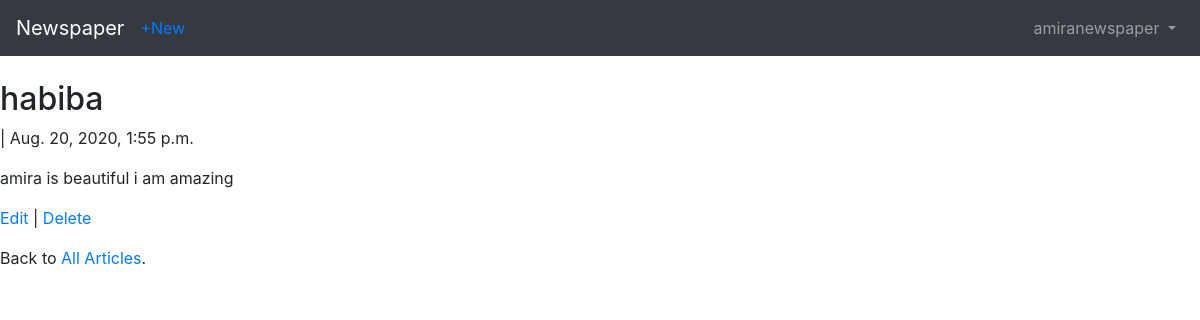
/articles/2/ (signed in), run on the app's committed database.
### users/models.py (models this page shows)
class CustomUser(AbstractUser):
    age =models.PositiveIntegerField(null=True,blank=True)

### articles/models.py (models this page shows, shortened)
class Article(models.Model):
    title=models.CharField(max_length=255)
    body=models.TextField()
    date=models.DateTimeField(auto_now_add=True)
    auther=models.ForeignKey(get_user_model(), on_delete=models.CASCADE,)

### articles/views.py (the view)
# urls.py: path("<int:pk>/",ArticleDetailView.as_view(),name="article_detail"),
class ArticleDetailView(LoginRequiredMixin,DetailView):
    model=Article
    template_name="article_detail.html"
    login_url="login"

### templates/article_detail.html
{% extends 'base.html' %}
{% block content %}
    <div class="article-entry">
        <h2>{{ object.title }}</h2>
        <p>{{ object.author}} | {{ object.date }}</p>
        <p>{{ object.body }}</p>
    </div>
    <p><a href="{% url 'article_edit' article.pk %}">Edit</a> |
       <a href="{% url 'article_delete' article.pk %}">Delete</a>
    </p>
    <p>Back to <a href="{% url 'article_list' %}">All Articles</a>.</p>
{% endblock content %}

### templates/base.html (shortened to what this page needs)
<!DOCTYPE html>
<html lang="en">
<head>
    <link rel="stylesheet" href="https://stackpath.bootstrapcdn.com/bootstrap/4.1.3/css/bootstrap.min.css">
</head>
<body>
    <nav class="navbar navbar-expand-md navbar-dark bg-dark mb-4">
      <a class="navbar-brand" href="{% url 'home' %}">Newspaper</a>
        {% if user.is_authenticated %}
        <ul class="navbar-nav mr-auto">
            <li class ="nav-item"><a href ="{%url 'article_new'%}">+New</a></li>
        </ul>
        {% endif %}
      <div class="collapse navbar-collapse" id="navbarCollapse">
        {% if user.is_authenticated %}
          <ul class="navbar-nav ml-auto">
            <li class="nav-item">
              <a class="nav-link dropdown-toggle" href="#" id="userMenu" data-toggle="dropdown" aria-haspopup="true" aria-expanded="false">
                {{ user.username }}
              </a>
            </li>
          </ul>
        {% endif %}
      </div>
    </nav>
    <div>
        {% block content %}
        {% endblock content %}
    </div>
</body>
</html>

### data on the page
CustomUser: username "amiranewspaper"
Article: title "habiba", date "Aug. 20, 2020, 1:55 p.m.", body "amira is beautiful i am amazing"
